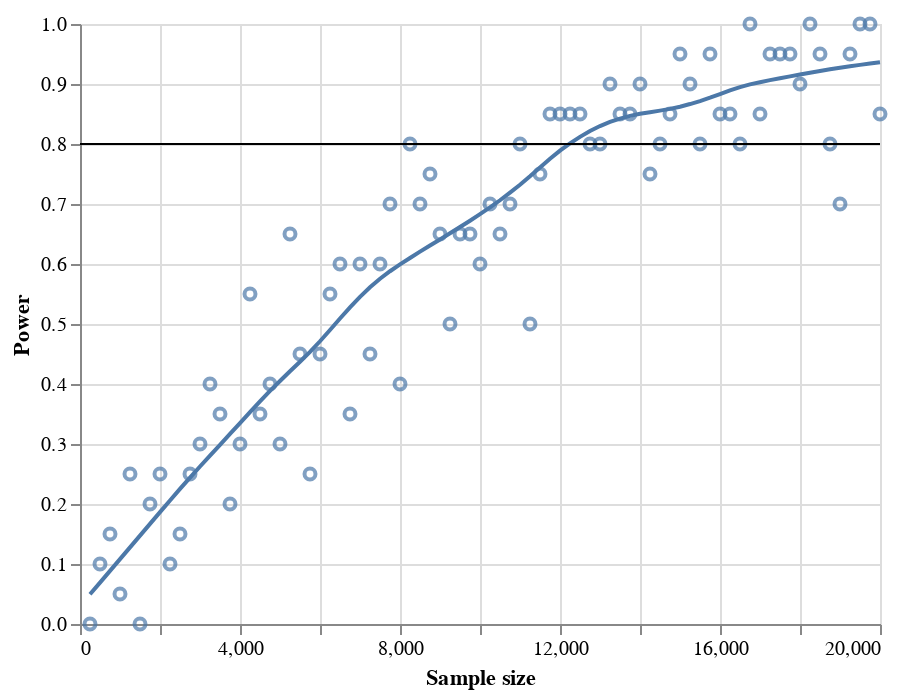

The notebook cell saved with this chart:
### Code cell
power_dist = pd.DataFrame(power_dist, columns=['sample_size', 'power'])

source = power_dist

tbase = alt.Chart().encode(
    x=alt.X('sample_size', axis=alt.Axis(title='Sample size')),
    y=alt.Y('power', axis=alt.Axis(title='Power'))
)

hline = alt.Chart().mark_rule().encode(
    y=alt.Y('a:Q', axis=alt.Axis(title='')),

)

alt.layer(
    tbase.mark_point(),
    tbase.transform_loess('sample_size', 'power').mark_line(),
    hline,
    data=source
).transform_calculate(a="0.8")

### Figure 1 — Vega-Lite specification as saved in the notebook (floating-point values rounded to 4 significant figures)
{"config": {"view": {"continuousWidth": 400, "continuousHeight": 300}}, "layer": [{"mark": "point", "encoding": {"x": {"type": "quantitative", "axis": {"title": "Sample size"}, "field": "sample_size"}, "y": {"type": "quantitative", "axis": {"title": "Power"}, "field": "power"}}}, {"mark": "line", "encoding": {"x": {"type": "quantitative", "axis": {"title": "Sample size"}, "field": "sample_size"}, "y": {"type": "quantitative", "axis": {"title": "Power"}, "field": "power"}}, "transform": [{"loess": "power", "on": "sample_size"}]}, {"mark": "rule", "encoding": {"y": {"type": "quantitative", "axis": {"title": ""}, "field": "a"}}}], "data": {"name": "data-a4a4186a4037d7ee89f94b8c32ac4524"}, "transform": [{"calculate": "0.8", "as": "a"}], "$schema": "https://vega.github.io/schema/vega-lite/v4.0.0.json", "datasets": {"data-a4a4186a4037d7ee89f94b8c32ac4524": [{"sample_size": 250.0, "power": 0.0}, {"sample_size": 500.0, "power": 0.1}, {"sample_size": 750.0, "power": 0.15}, {"sample_size": 1000.0, "power": 0.05}, {"sample_size": 1250.0, "power": 0.25}, {"sample_size": 1500.0, "power": 0.0}, {"sample_size": 1750.0, "power": 0.2}, {"sample_size": 2000.0, "power": 0.25}, {"sample_size": 2250.0, "power": 0.1}, {"sample_size": 2500.0, "power": 0.15}, {"sample_size": 2750.0, "power": 0.25}, {"sample_size": 3000.0, "power": 0.3}, {"sample_size": 3250.0, "power": 0.4}, {"sample_size": 3500.0, "power": 0.35}, {"sample_size": 3750.0, "power": 0.2}, {"sample_size": 4000.0, "power": 0.3}, {"sample_size": 4250.0, "power": 0.55}, {"sample_size": 4500.0, "power": 0.35}, {"sample_size": 4750.0, "power": 0.4}, {"sample_size": 5000.0, "power": 0.3}, {"sample_size": 5250.0, "power": 0.65}, {"sample_size": 5500.0, "power": 0.45}, {"sample_size": 5750.0, "power": 0.25}, {"sample_size": 6000.0, "power": 0.45}, {"sample_size": 6250.0, "power": 0.55}, {"sample_size": 6500.0, "power": 0.6}, {"sample_size": 6750.0, "power": 0.35}, {"sample_size": 7000.0, "power": 0.6}, {"sample_size": 7250.0, "power": 0.45}, {"sample_size": 7500.0, "power": 0.6}, {"sample_size": 7750.0, "power": 0.7}, {"sample_size": 8000.0, "power": 0.4}, {"sample_size": 8250.0, "power": 0.8}, {"sample_size": 8500.0, "power": 0.7}, {"sample_size": 8750.0, "power": 0.75}, {"sample_size": 9000.0, "power": 0.65}, {"sample_size": 9250.0, "power": 0.5}, {"sample_size": 9500.0, "power": 0.65}, {"sample_size": 9750.0, "power": 0.65}, {"sample_size": 10000.0, "power": 0.6}, {"sample_size": 10250.0, "power": 0.7}, {"sample_size": 10500.0, "power": 0.65}, {"sample_size": 10750.0, "power": 0.7}, {"sample_size": 11000.0, "power": 0.8}, {"sample_size": 11250.0, "power": 0.5}, {"sample_size": 11500.0, "power": 0.75}, {"sample_size": 11750.0, "power": 0.85}, {"sample_size": 12000.0, "power": 0.85}, {"sample_size": 12250.0, "power": 0.85}, {"sample_size": 12500.0, "power": 0.85}, {"sample_size": 12750.0, "power": 0.8}, {"sample_size": 13000.0, "power": 0.8}, {"sample_size": 13250.0, "power": 0.9}, {"sample_size": 13500.0, "power": 0.85}, {"sample_size": 13750.0, "power": 0.85}, {"sample_size": 14000.0, "power": 0.9}, {"sample_size": 14250.0, "power": 0.75}, {"sample_size": 14500.0, "power": 0.8}, {"sample_size": 14750.0, "power": 0.85}, {"sample_size": 15000.0, "power": 0.95}, {"sample_size": 15250.0, "power": 0.9}, {"sample_size": 15500.0, "power": 0.8}, {"sample_size": 15750.0, "power": 0.95}, {"sample_size": 16000.0, "power": 0.85}, {"sample_size": 16250.0, "power": 0.85}, {"sample_size": 16500.0, "power": 0.8}, {"sample_size": 16750.0, "power": 1.0}, {"sample_size": 17000.0, "power": 0.85}, {"sample_size": 17250.0, "power": 0.95}, {"sample_size": 17500.0, "power": 0.95}, {"sample_size": 17750.0, "power": 0.95}, {"sample_size": 18000.0, "power": 0.9}, {"sample_size": 18250.0, "power": 1.0}, {"sample_size": 18500.0, "power": 0.95}, {"sample_size": 18750.0, "power": 0.8}, {"sample_size": 19000.0, "power": 0.7}, {"sample_size": 19250.0, "power": 0.95}, {"sample_size": 19500.0, "power": 1.0}, {"sample_size": 19750.0, "power": 1.0}, {"sample_size": 20000.0, "power": 0.85}]}}
